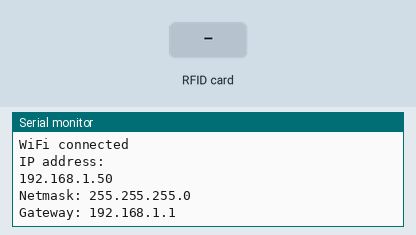
Simulated run of this sketch. Board: ESP8266 (NodeMCU). Parts: the last lines printed to the serial monitor. Inputs (shaded band) come from the test bench. WiFi joins after 1.5 s; servers stay silent unless stated; uploads are accepted with an empty reply.

Above: at 2.7 s.
2.8 s: RFID card 22 0F 74 34 held to the reader
At 5.7 s:
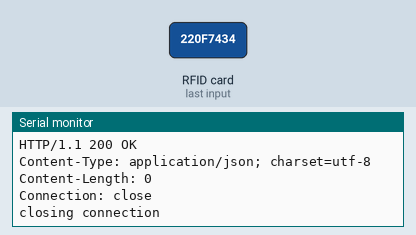
6.0 s: RFID card E7 94 9F 5F held to the reader
At 9.0 s:
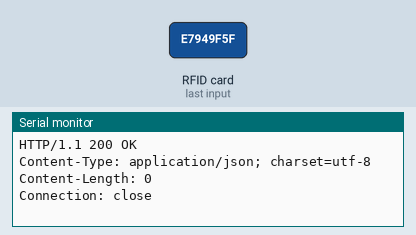

Measured:
- after the input at 2.8 s, the serial monitor: prints a new line at once (image 1)
- after the input at 6.0 s, the serial monitor: prints a new line after 1.6 s (image 2)

The sketch:

final_update.ino
```cpp
#include <ESP8266WiFi.h>

//#include "DHT.h"
//#define DHTPIN D1
//#define DHTTYPE DHT11
//DHT dht(DHTPIN,DHTTYPE);

#define SS_PIN 2 //D4
#define RST_PIN 0 //D0
#include <SPI.h>
#include <MFRC522.h>

MFRC522 mfrc522(SS_PIN, RST_PIN);   // Create MFRC522 instance.
int statuss = 0;
int out = 0;

//const int trigPin = D7;
//const int echoPin = D8;
//int range = 5;
//
//const int IR_PIN = D6;
//
//const int flame_pin=D5;
//
//const int PIR_PIN = D4;
//
//const int smoke_pin=D0;
//
//const int rain = D2;
//int soilvalue = 0;
//
//const int ldrPin = D4;

const char* ssid     = "webpro";
const char* password = "webpro@2018";
const char* host = "dhruv234.000webhostapp.com";


void setup() {
  Serial.begin(115200);
//  Serial.begin(9600);
//  delay(100);
  Serial.println();
  Serial.println();
//  pinMode(trigPin,OUTPUT);
//  pinMode(echoPin,INPUT);
//  pinMode(IR_PIN,INPUT);
//  pinMode(flame_pin,INPUT);
//  pinMode(PIR_PIN,INPUT);
//  dht.begin();
//  pinMode(ldrPin,INPUT);

  SPI.begin();
  mfrc522.PCD_Init();
//
  Serial.print("Connecting to ");
  Serial.println(ssid);

  WiFi.begin(ssid, password);
  while (WiFi.status() != WL_CONNECTED) {
    delay(500);
    Serial.print(".");
  }

  Serial.println("");
  Serial.println("WiFi connected");
  Serial.println("IP address: ");
  Serial.println(WiFi.localIP());
  Serial.print("Netmask: ");
  Serial.println(WiFi.subnetMask());
  Serial.print("Gateway: ");
  Serial.println(WiFi.gatewayIP());
}
//long microSecondsToInches(long ms){
//     return ms /74 /2;
//   }
//
//long microSecondsToCm(long ms){
//     return ms /29 /2;
//   }


void loop() {

//    long duration,inches,cm;
//    digitalWrite(trigPin ,LOW);
//    delayMicroseconds(2);
//    digitalWrite(trigPin,HIGH);
//    delayMicroseconds(5);
//    digitalWrite(trigPin ,LOW);
//
//    duration = pulseIn(echoPin,HIGH);
//
//    inches = microSecondsToInches(duration);
//    cm = microSecondsToCm(duration);
//    Serial.print("Incehs:");
//    Serial.println(inches);
//    Serial.print("Cm:");
//   Serial.println(cm);
//  int IR_STATUS = digitalRead(IR_PIN);

//  int flame_value = digitalRead(flame_pin);
//  Serial.print("FLAME VALUE: ");
//  Serial.println(flame_value);

//  int smoke_value = analogRead(smoke_pin);//mq2
//  Serial.print("SMOKE VALUE: ");
//  Serial.println(smoke_value);

//  int pir_value = digitalRead(PIR_PIN);
//  Serial.print("MOTION VALUE: ");
//  Serial.println(pir_value);
//
//  float h = dht.readHumidity();
//  float t = dht.readTemperature();
//  Serial.print("humidity VALUE: ");
//  Serial.println(h);
//  Serial.print("temperature VALUE: ");
//  Serial.println(t);
//
//  soilvalue = analogRead(rain);
//  Serial.print("Value : ");
//  Serial.println(soilvalue);
//
//  int ldrStatus = analogRead(ldrPin);
//  Serial.print("Value : ");
//  Serial.println(ldrStatus);

  if ( ! mfrc522.PICC_IsNewCardPresent())
  {
    return;
  }
  // Select one of the cards
  if ( ! mfrc522.PICC_ReadCardSerial())
  {
    return;
  }
//  Show UID on serial monitor
  Serial.println();
  Serial.print(" UID tag :");
  String content= "";
  byte letter;
  for (byte i = 0; i < mfrc522.uid.size; i++)
  {
     Serial.print(mfrc522.uid.uidByte[i] < 0x10 ? " 0" : " ");
     Serial.print(mfrc522.uid.uidByte[i], HEX);
     content.concat(String(mfrc522.uid.uidByte[i] < 0x10 ? " 0" : " "));
     content.concat(String(mfrc522.uid.uidByte[i], HEX));
  }
  content.toUpperCase();
  Serial.println();
  if (content.substring(1) == "22 0F 74 34")
  {
    Serial.println(" Access Granted ");
    statuss = 1;
  }
  else if(content.substring(1) == "E7 94 9F 5F"){
    Serial.println(" Access Granted ");
    statuss = 1;
  }
  else   {
    Serial.println(" Access Denied ");
    delay(3000);
  }

  Serial.print("connecting to ");
  Serial.println(host);

  WiFiClient client;
  const int httpPort = 80;
  if (!client.connect(host, httpPort)) {
    Serial.println("connection failed");
    return;
  }


    String rfidvalue = content.substring(1);
//  String url = "/authentication/ultrasonic.php?ultravalue=" + String(inches);
//  String url2 = "/authentication/ir.php?irvalue=" + String(IR_STATUS);
//  String url3 = "/authentication/flameapi.php?flame=" + String(flame_value);
//  String url4 = "/authentication/smoke.php?smokevalue=" + String(smoke_value);
//  String url5 = "/authentication/pir.php?pirvalue=" + String(pir_value);
//  String url6 = "/authentication/temp.php?temp=" + String(t) + "&hum="+ String(h);
//  String url7 = "/authentication/soil.php?soilvalue=" + String(soilvalue);
//  String url8 = "/authentication/ldr.php?ldrvalue=" + String(ldrStatus);
  String url9 = "/authentication/attendance.php?key=E7%2094%209F%205F";
  Serial.print("Requesting URL: ");
  Serial.println(url9);

  String request = String("GET ") + url9 + " HTTP/1.1\r\n" +
              "Host: " + host + "\r\n" +
              "Connection: close\r\n\r\n";
    client.print(request);

//  client.print(String("GET/") + url9 + "HTTPS/1.1\r\n" +
//               "Host: " + host + "\r\n" +
//               "Connection: close\r\n\r\n");
  delay(500);

  while(client.available()){
    String line = client.readStringUntil('\r');
    Serial.print(line);
  }

  Serial.println();
  Serial.println("closing connection");
  delay(3000);
}
```
